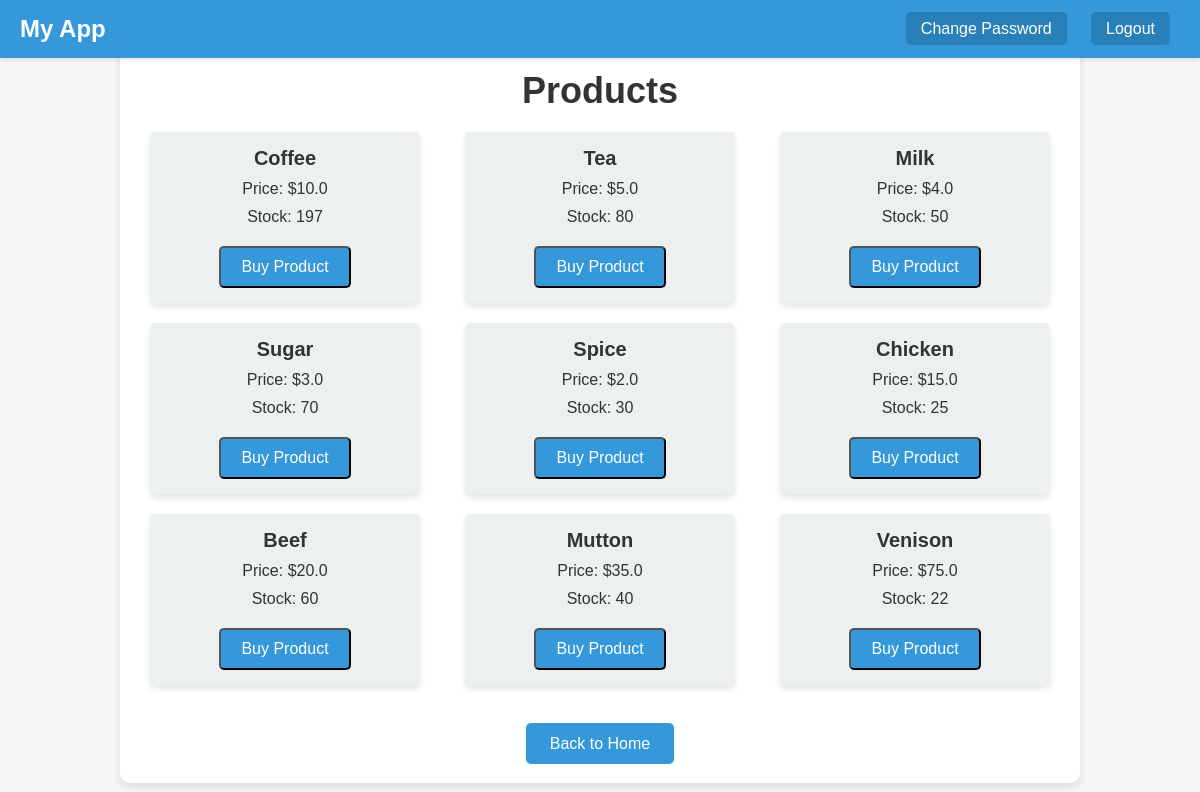
Screenshot of /products (signed in) with the database file from the repository.
### app.py (models this page shows)
class Product(db.Model):
    id = db.Column(db.Integer, primary_key=True)
    name = db.Column(db.String(100), nullable=False)
    price = db.Column(db.Float, nullable=False)
    stock = db.Column(db.Integer, default=0)
    owner_id = db.Column(db.Integer, db.ForeignKey('user.id'))  # Admin who created the product
    owner = db.relationship('User', back_populates='products')

### app.py (the view)
@app.route('/products')
def products():
    all_products = Product.query.all()  # Fetch all products
    return render_template('products.html', products=all_products)  # Pass products to the template

### app.py (called while the page is built)
@login_manager.user_loader
def load_user(user_id):
    return User.query.get(int(user_id))

### templates/products.html (shortened to what this page needs)
<!DOCTYPE html>
<html lang="en">
<head>
    <link rel="stylesheet" href="{{ url_for('static', filename='products.css') }}">
</head>
<body>
    <nav>
        <div class="nav-container">
            <a href="{{ url_for('index') }}" class="logo">My App</a>
            <div class="nav-links">
                {% if current_user.is_authenticated %}
                    <a href="{{ url_for('change_password') }}" class="btn">Change Password</a>
                    <a href="{{ url_for('logout') }}" class="btn logout-btn">Logout</a>
                {% endif %}
            </div>
        </div>
    </nav>
    <div class="container">
        <h1>Products</h1>
        <div class="products-list">
            {% for product in products %}
                <div class="product-item">
                    <h3>{{ product.name }}</h3>
                    <p>Price: ${{ product.price }}</p>
                    <p>Stock: {{ product.stock }}</p>
                    {% if current_user.is_authenticated %}
                        {% if current_user.role != 'admin' %}
                            <form action="{{ url_for('buy_product', product_id=product.id) }}" method="POST">
                                <button type="submit" class="btn btn-primary">Buy Product</button>
                            </form>
                        {% endif %}
                    {% else %}
                        <p>Please log in to buy or delete products.</p>
                    {% endif %}
                </div>
            {% endfor %}
        </div>
        <div class="back-home-container">
            <a href="{{ url_for('index') }}" class="btn btn-secondary">Back to Home</a>
        </div>
    </div>
</body>
</html>

### static/products.css (style rules this page uses)
* { margin: 0; padding: 0; box-sizing: border-box; font-family: 'Arial', sans-serif; }
body { background-color: #f4f7f6; color: #333; display: flex; justify-content: center; align-items: center; min-height: 100vh; flex-direction: column; }
nav { width: 100%; background-color: #3498db; padding: 15px 20px; position: fixed; top: 0; left: 0; z-index: 10; box-shadow: 0 2px 4px rgba(0, 0, 0, 0.1); }
.nav-container { display: flex; justify-content: space-between; align-items: center; }
.logo { font-size: 24px; color: white; font-weight: bold; text-decoration: none; }
.nav-links a { margin: 0 10px; color: white; text-decoration: none; padding: 8px 15px; background-color: #2980b9; border-radius: 5px; }
.container { width: 80%; margin: 40px auto; background-color: white; padding: 30px; border-radius: 10px; box-shadow: 0 4px 8px rgba(0, 0, 0, 0.1); }
h1 { font-size: 36px; text-align: center; color: #333; margin-bottom: 20px; }
.products-list { display: flex; flex-wrap: wrap; justify-content: space-between; }
.product-item { width: 30%; padding: 15px; margin-bottom: 20px; background-color: #ecf0f1; border-radius: 5px; box-shadow: 0 4px 6px rgba(0, 0, 0, 0.1); text-align: center; }
.product-item h3 { font-size: 20px; margin-bottom: 10px; }
.product-item p { font-size: 16px; margin-bottom: 10px; }
button { font-size: 16px; color: white; text-decoration: none; padding: 10px 20px; background-color: #3498db; border-radius: 5px; display: inline-block; margin-top: 10px; cursor: pointer; }
.back-home-container { margin-top: 30px; text-align: center; }
.back-home-container .btn { padding: 12px 24px; background-color: #3498db; color: white; text-decoration: none; border-radius: 5px; font-size: 16px; }

### rows the page displays
Product: name "Coffee", price "10.0", stock "197"
Product: name "Tea", price "5.0", stock "80"
Product: name "Milk", price "4.0", stock "50"
Product: name "Sugar", price "3.0", stock "70"
Product: name "Spice", price "2.0", stock "30"
Product: name "Chicken", price "15.0", stock "25"
Product: name "Beef", price "20.0", stock "60"
Product: name "Mutton", price "35.0", stock "40"
Product: name "Venison", price "75.0", stock "22"
